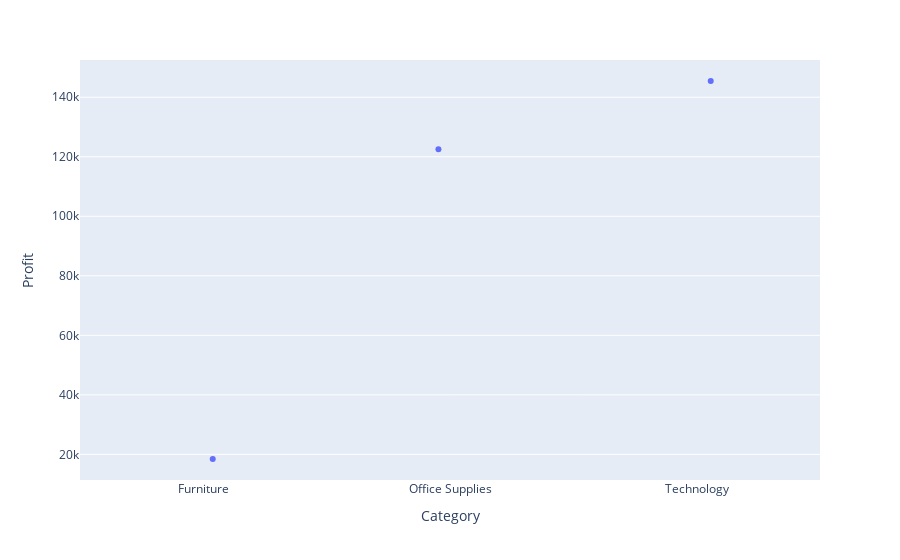

The notebook cell this image was saved under:
### Code cell
px.strip(df2, y='Profit', x='Category')

### Figure 1 — Plotly figure (JSON) as saved in the notebook; plotly's stock layout.template omitted (floating-point values rounded to 4 significant figures)
{"data": [{"alignmentgroup": "True", "boxpoints": "all", "fillcolor": "rgba(255,255,255,0)", "hoveron": "points", "hovertemplate": "Category=%{x}<br>Profit=%{y}<extra></extra>", "legendgroup": "", "line": {"color": "rgba(255,255,255,0)"}, "marker": {"color": "#636efa"}, "name": "", "offsetgroup": "", "orientation": "v", "pointpos": 0, "showlegend": false, "type": "box", "x": ["Furniture", "Office Supplies", "Technology"], "x0": " ", "xaxis": "x", "y": [18450.0, 122500.0, 145500.0], "y0": " ", "yaxis": "y"}], "layout": {"boxmode": "group", "legend": {"tracegroupgap": 0}, "margin": {"t": 60}, "xaxis": {"anchor": "y", "domain": [0, 1], "title": {"text": "Category"}}, "yaxis": {"anchor": "x", "domain": [0, 1], "title": {"text": "Profit"}}}}
